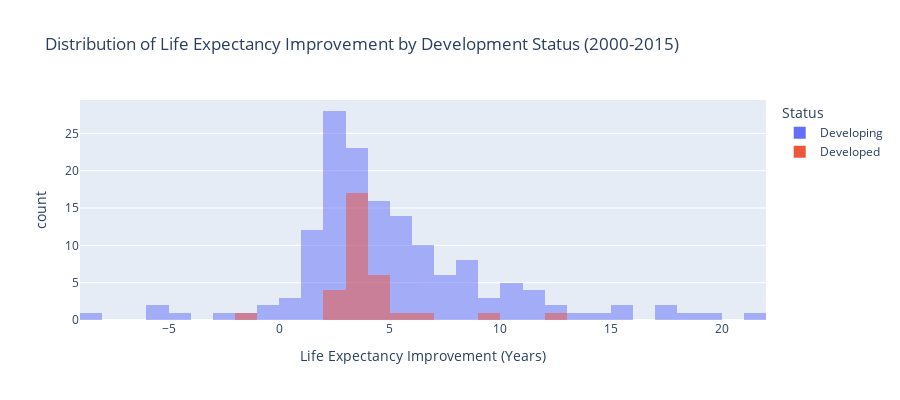

The code cell stored with this chart in its notebook:
### Markdown cell above
## 6. Regional and Development Status Analysis

Let's analyze patterns between developed and developing countries and examine improvement rates over time.

### Code cell
# Calculate statistics by development status
status_stats = df_clean.groupby('Status')['Life expectancy'].agg(['mean', 'median', 'std', 'min', 'max']).round(2)

print("Development Status Comparison:")
print("="*50)
print(status_stats)

print(f"\nRegional Distribution Insights:")
print("-" * 30)
print(f"Developed Countries: Higher median life expectancy ({status_stats.loc['Developed', 'median']:.1f} years) with lower variability (std: {status_stats.loc['Developed', 'std']:.1f})")
print(f"Developing Countries: Lower median life expectancy ({status_stats.loc['Developing', 'median']:.1f} years) with higher variability (std: {status_stats.loc['Developing', 'std']:.1f})")
print("Developing countries show wider range of outcomes, indicating diverse healthcare systems")

# Country improvement analysis
country_improvement = []
for country in df_clean['Country'].unique():
    country_data = df_clean[df_clean['Country'] == country].sort_values('Year')
    if len(country_data) > 1:
        first_year = country_data.iloc[0]['Life expectancy']
        last_year = country_data.iloc[-1]['Life expectancy']
        if pd.notna(first_year) and pd.notna(last_year):
            improvement = last_year - first_year
            country_improvement.append({
                'Country': country,
                'Improvement': improvement,
                'Status': country_data.iloc[0]['Status']
            })

improvement_df = pd.DataFrame(country_improvement)

# Improvement distribution by status
fig2 = px.histogram(
    improvement_df,
    x='Improvement',
    color='Status',
    title='Distribution of Life Expectancy Improvement by Development Status (2000-2015)',
    nbins=30,
    barmode='overlay',
    labels={'Improvement': 'Life Expectancy Improvement (Years)'}
)
fig2.update_layout(height=400)
fig2.show()

# Average improvement by status
avg_improvement_developed = improvement_df[improvement_df['Status'] == 'Developed']['Improvement'].mean()
avg_improvement_developing = improvement_df[improvement_df['Status'] == 'Developing']['Improvement'].mean()

print(f"\nImprovement Pattern Analysis:")
print("-" * 30)
print(f"Developing Countries Average Improvement: {avg_improvement_developing:.1f} years")
print(f"Developed Countries Average Improvement: {avg_improvement_developed:.1f} years")
print("Developing countries show greater improvements (catching up effect)")

### Figure 1 — Plotly figure (JSON) as saved in the notebook; plotly's stock layout.template omitted (floating-point values rounded to 4 significant figures; data arrays with more than 128 entries replaced by an {"elided": "..."} marker saying what was removed)
{"data": [{"bingroup": "x", "hovertemplate": "Status=Developing<br>Life Expectancy Improvement (Years)=%{x}<br>count=%{y}<extra></extra>", "legendgroup": "Developing", "marker": {"color": "#636efa", "opacity": 0.5, "pattern": {"shape": ""}}, "name": "Developing", "nbinsx": 30, "orientation": "v", "showlegend": true, "type": "histogram", "x": {"elided": "151 float values"}, "xaxis": "x", "yaxis": "y"}, {"bingroup": "x", "hovertemplate": "Status=Developed<br>Life Expectancy Improvement (Years)=%{x}<br>count=%{y}<extra></extra>", "legendgroup": "Developed", "marker": {"color": "#EF553B", "opacity": 0.5, "pattern": {"shape": ""}}, "name": "Developed", "nbinsx": 30, "orientation": "v", "showlegend": true, "type": "histogram", "x": [3.3, 3.4, 3.5, 3.4, 3.3, 6.9, 4.1, 9.1, 3.0, 4.1, 3.0, 5.0, 3.3, 2.6, 3.6, 2.0, 4.2, 4.2, 3.8, 3.0, 3.3, 3.8, 4.5, -2.0, 4.8, 3.7, 12.0, 3.7, 2.8, 3.7, 3.4, 2.5], "xaxis": "x", "yaxis": "y"}], "layout": {"barmode": "overlay", "height": 400, "legend": {"title": {"text": "Status"}, "tracegroupgap": 0}, "title": {"text": "Distribution of Life Expectancy Improvement by Development Status (2000-2015)"}, "xaxis": {"anchor": "y", "domain": [0, 1], "title": {"text": "Life Expectancy Improvement (Years)"}}, "yaxis": {"anchor": "x", "domain": [0, 1], "title": {"text": "count"}}}}
